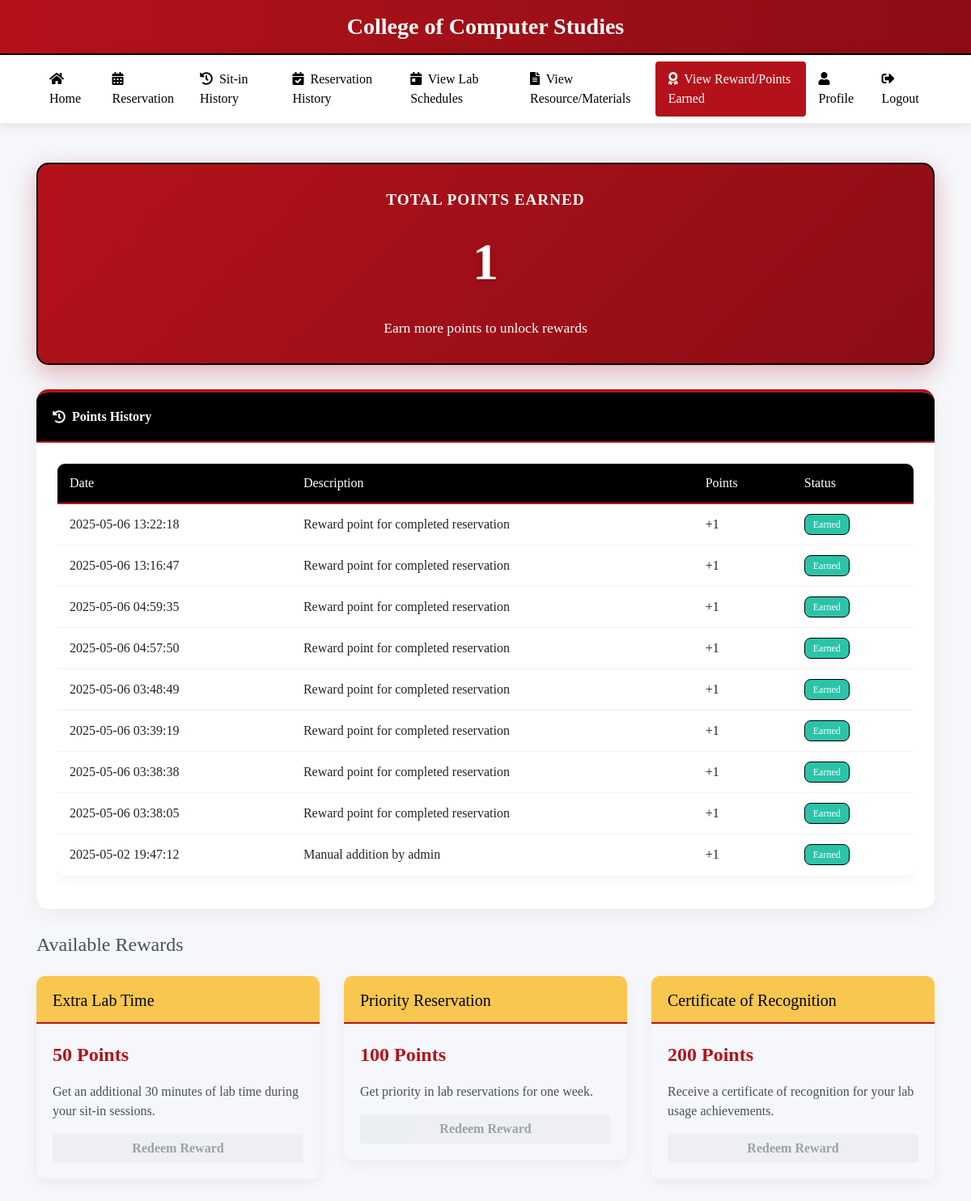
Page /view_points (signed in) on the committed database.
### tables this page shows
CREATE TABLE users
(id INTEGER PRIMARY KEY AUTOINCREMENT,
idno varchar(50),
lastname varchar(80),
firstname varchar(80),
middlename varchar(80),
course varchar(50),
year_level varchar(50),
email varchar(60),
username varchar(80),
password varchar(90), remaining_sessions INTEGER DEFAULT 30, is_admin INTEGER DEFAULT 0, profile_image TEXT, role TEXT DEFAULT 'user', points INTEGER DEFAULT 0);

CREATE TABLE points_history (
                        id INTEGER PRIMARY KEY AUTOINCREMENT,
                        student_id TEXT NOT NULL,
                        description TEXT NOT NULL,
                        points INTEGER NOT NULL,
                        created_at TEXT NOT NULL
                    , source TEXT DEFAULT "System", reason TEXT, date TEXT);

### app.py (the view, shortened to what this page needs)
@app.route('/view_points')
def view_points():
    if 'user_id' not in session:
        return redirect(url_for('login'))
    user_id = session['user_id']
    try:
        conn = get_db_connection()
        cursor = conn.cursor()
        cursor.execute('''
            SELECT * FROM users WHERE idno = ?
        ''', (user_id,))
        user = cursor.fetchone()
        cursor.execute('''
            SELECT name FROM sqlite_master
            WHERE type='table' AND name='points_history'
        ''')
        if cursor.fetchone() is not None:
            try:
                cursor.execute('PRAGMA table_info(points_history)')
                columns = [column[1] for column in cursor.fetchall()]
                if 'reason' not in columns:
                    cursor.execute('ALTER TABLE points_history ADD COLUMN reason TEXT')
                    conn.commit()
                time_column = 'created_at'
                if 'created_at' not in columns and 'timestamp' in columns:
                    time_column = 'timestamp'
                elif 'created_at' not in columns:
                    cursor.execute('ALTER TABLE points_history ADD COLUMN created_at TEXT')
                    conn.commit()
                if 'description' not in columns:
                    cursor.execute('ALTER TABLE points_history ADD COLUMN description TEXT')
                    conn.commit()
                cursor.execute(f'''
                    SELECT id, student_id, description, points, {time_column} as date_time
                    FROM points_history
                    WHERE student_id = ?
                    ORDER BY {time_column} DESC
                ''', (user_id,))
                points_history = cursor.fetchall()
            except Exception as inner_e:
                print(f"Error querying points_history: {inner_e}")
                cursor.execute('DROP TABLE points_history')
                conn.commit()
                cursor.execute('''
                    CREATE TABLE points_history (
                        id INTEGER PRIMARY KEY AUTOINCREMENT,
                        student_id TEXT NOT NULL,
                        description TEXT NOT NULL,
                        points INTEGER NOT NULL,
                        created_at TEXT NOT NULL,
                        reason TEXT,
                        source TEXT DEFAULT 'System'
                    )
                ''')
                conn.commit()
                points_history = []
        conn.close()
        return render_template('view_points.html', user=user, points_history=points_history)
    except Exception as e:
        print(f"Error fetching points: {e}")
        return render_template('view_points.html', user=None, points_history=[], error=str(e))

### app.py (called while the page is built, shortened)
def get_db_connection():
    conn = sqlite3.connect('students.db', timeout=30)
    conn.execute("PRAGMA journal_mode=WAL")  # Use Write-Ahead Logging
    conn.row_factory = sqlite3.Row
    try:
        cursor = conn.cursor()
        cursor.execute("PRAGMA table_info(users)")
        columns = [column[1] for column in cursor.fetchall()]
        cursor.execute("PRAGMA table_info(sitins)")
        sitins_columns = [column[1] for column in cursor.fetchall()]
    except Exception as e:
        print(f"Error in get_db_connection: {str(e)}")
    return conn

### templates/view_points.html (shortened to what this page needs)
<!DOCTYPE html>
<html lang="en">
<head>
<link rel="stylesheet" href="https://stackpath.bootstrapcdn.com/bootstrap/4.5.2/css/bootstrap.min.css" />
<link rel="stylesheet" href="https://cdnjs.cloudflare.com/ajax/libs/font-awesome/5.15.3/css/all.min.css">
</head>
<body>
<div class="header-banner">
    <div class="container text-center">
        <h3 class="font-weight-bold mb-0">College of Computer Studies</h3>
    </div>
</div>
<nav class="navbar navbar-expand-lg navbar-light sticky-top">
    <div class="container">
        <div class="collapse navbar-collapse" id="navbarNav">
            <ul class="navbar-nav ml-auto">
                <li class="nav-item">
                    <a class="nav-link" href="{{ url_for('user_dashboard') }}">
                        <i class="fas fa-home mr-1"></i> Home
                    </a>
                </li>
                <li class="nav-item">
                    <a class="nav-link" href="{{ url_for('reservation') }}">
                        <i class="fas fa-calendar-alt mr-1"></i> Reservation
                    </a>
                </li>
                <li class="nav-item">
                    <a class="nav-link" href="{{ url_for('sitin_history') }}">
                        <i class="fas fa-history mr-1"></i> Sit-in History
                    </a>
                </li>
                <li class="nav-item">
                    <a class="nav-link" href="{{ url_for('user_reservation_history') }}">
                        <i class="fas fa-calendar-check mr-1"></i> Reservation History
                    </a>
                </li>
                <li class="nav-item">
                    <a class="nav-link" href="{{ url_for('view_lab_schedules') }}">
                        <i class="fas fa-calendar-day mr-1"></i> View Lab Schedules
                    </a>
                </li>
                <li class="nav-item">
                    <a class="nav-link" href="{{ url_for('view_resources') }}">
                        <i class="fas fa-file-alt mr-1"></i> View Resource/Materials
                    </a>
                </li>
                <li class="nav-item active">
                    <a class="nav-link" href="{{ url_for('view_points') }}">
                        <i class="fas fa-award mr-1"></i> View Reward/Points Earned
                    </a>
                </li>
                <li class="nav-item">
                    <a class="nav-link" href="{{ url_for('profile') }}">
                        <i class="fas fa-user mr-1"></i> Profile
                    </a>
                </li>
                <li class="nav-item">
                    <a class="nav-link" href="{{ url_for('logout') }}">
                        <i class="fas fa-sign-out-alt mr-1"></i> Logout
                    </a>
                </li>
            </ul>
        </div>
    </div>
</nav>
<div class="container py-5">
    {% if user %}
        <div class="points-card">
            <div class="points-label">Total Points Earned</div>
            <div class="points-value">{{ user.points if user.points else 0 }}</div>
            <div class="reward-status">
                {% if user.points and user.points >= 100 %}
                    You're eligible for rewards!
                {% else %}
                    Earn more points to unlock rewards
                {% endif %}
            </div>
        </div>
        <div class="card">
            <div class="card-header d-flex align-items-center">
                <i class="fas fa-history mr-2"></i> Points History
            </div>
            <div class="card-body">
                {% if points_history %}
                    <div class="table-responsive">
                        <table class="table">
                            <thead>
                                <tr>
                                    <th>Date</th>
                                    <th>Description</th>
                                    <th>Points</th>
                                    <th>Status</th>
                                </tr>
                            </thead>
                            <tbody>
                                {% for entry in points_history %}
                                    <tr>
                                        <td data-label="Date">{{ entry.date_time }}</td>
                                        <td data-label="Description">{{ entry.description }}</td>
                                        <td data-label="Points">
                                            {% if entry.points > 0 %}
                                                +{{ entry.points }}
                                            {% else %}
                                                {{ entry.points }}
                                            {% endif %}
                                        </td>
                                        <td data-label="Status">
                                            {% if entry.points > 0 %}
                                                <span class="badge badge-positive">Earned</span>
                                            {% else %}
                                                <span class="badge badge-negative">Redeemed</span>
                                            {% endif %}
                                        </td>
                                    </tr>
                                {% endfor %}
                            </tbody>
                        </table>
                    </div>
                {% else %}
                    <div class="no-history">
                        <i class="fas fa-award"></i>
                        <h5>No points history available</h5>
                        <p class="text-muted">Start earning points by using the lab facilities!</p>
                    </div>
                {% endif %}
            </div>
        </div>
        <div class="rewards-section">
            <h4 class="mb-4">Available Rewards</h4>
            <div class="row">
                <div class="col-md-4">
                    <div class="reward-card">
                        <div class="card-header">
                            <h5 class="mb-0">Extra Lab Time</h5>
                        </div>
                        <div class="card-body">
                            <div class="points-required mb-3">50 Points</div>
                            <p>Get an additional 30 minutes of lab time during your sit-in sessions.</p>
                            <button class="btn btn-redeem btn-block mt-3" {% if not user.points or user.points < 50 %}disabled{% endif %}>
                                Redeem Reward
                            </button>
                        </div>
                    </div>
                </div>
                <div class="col-md-4">
                    <div class="reward-card">
                        <div class="card-header">
                            <h5 class="mb-0">Priority Reservation</h5>
                        </div>
                        <div class="card-body">
                            <div class="points-required mb-3">100 Points</div>
                            <p>Get priority in lab reservations for one week.</p>
                            <button class="btn btn-redeem btn-block mt-3" {% if not user.points or user.points < 100 %}disabled{% endif %}>
                                Redeem Reward
                            </button>
                        </div>
                    </div>
                </div>
                <div class="col-md-4">
                    <div class="reward-card">
                        <div class="card-header">
                            <h5 class="mb-0">Certificate of Recognition</h5>
                        </div>
                        <div class="card-body">
                            <div class="points-required mb-3">200 Points</div>
                            <p>Receive a certificate of recognition for your lab usage achievements.</p>
                            <button class="btn btn-redeem btn-block mt-3" {% if not user.points or user.points < 200 %}disabled{% endif %}>
                                Redeem Reward
                            </button>
                        </div>
                    </div>
                </div>
            </div>
        </div>
    {% else %}
        <div class="text-center py-5">
            <i class="fas fa-exclamation-circle fa-4x mb-3 text-muted"></i>
            <h5 class="text-muted">Unable to load user information</h5>
            <p class="text-muted">Please try again later or contact support</p>
        </div>
    {% endif %}
</div>
</body>
</html>

### templates/view_points.html (style rules this page uses)
:root { --primary-color: #B4121B; --secondary-color: #8C0D15; --accent-color: #D43A43; --light-color: #f8f9fa; --dark-color: #000000; --success-color: #2bc4a9; --warning-color: #f9c74f; --danger-color: #dc3545; }
body { font-family: Georgia, serif; background-color: #f5f7fa; color: #495057; min-height: 100vh; }
.header-banner { background: linear-gradient(to right, var(--primary-color), var(--secondary-color)); color: white; padding: 16px 0; overflow: hidden; border-bottom: 2px solid var(--dark-color); }
.header-banner::after { content: ''; position: absolute; bottom: -10px; left: 0; right: 0; height: 20px; background: #fff; border-radius: 50% 50% 0 0; }
.navbar { background-color: #fff !important; box-shadow: 0 2px 15px rgba(0,0,0,0.1); border-bottom: 1px solid rgba(180, 18, 27, 0.1); }
.navbar .nav-link { color: var(--dark-color) !important; font-weight: 500; padding: 10px 16px !important; border-radius: 4px; transition: all 0.3s ease; }
.navbar .nav-item.active .nav-link { background-color: var(--primary-color); color: white !important; }
.card { border: none; border-radius: 15px; box-shadow: 0 5px 25px rgba(0,0,0,0.05); transition: all 0.3s ease; margin-bottom: 25px; overflow: hidden; border-top: 4px solid var(--primary-color); }
.card-header { background: var(--dark-color); color: white; font-weight: 600; padding: 18px 20px; border-bottom: 2px solid var(--primary-color) !important; border-radius: 0 !important; }
.card-body { padding: 25px; }
.points-card { text-align: center; padding: 30px; border-radius: 15px; background: linear-gradient(135deg, var(--primary-color), var(--secondary-color)); color: white; margin-bottom: 30px; box-shadow: 0 10px 30px rgba(180, 18, 27, 0.3); border: 2px solid var(--dark-color); }
.points-card .points-value { font-size: 4rem; font-weight: 700; margin: 15px 0; text-shadow: 0 2px 10px rgba(0,0,0,0.2); }
.points-card .points-label { font-size: 1.2rem; font-weight: 600; text-transform: uppercase; letter-spacing: 1px; }
.points-card .reward-status { margin-top: 20px; font-size: 1.1rem; font-weight: 500; }
.table { background-color: white; border-radius: 10px; overflow: hidden; box-shadow: 0 4px 15px rgba(0,0,0,0.05); border: 1px solid rgba(180, 18, 27, 0.1); }
.table thead th { background-color: var(--dark-color); color: white; border: none; font-weight: 500; padding: 12px 15px; border-bottom: 2px solid var(--primary-color) !important; }
.table td { padding: 12px 15px; vertical-align: middle; border-color: #f0f0f0; }
.badge { padding: 6px 10px; font-weight: 500; border-radius: 8px; }
.badge-positive { background-color: var(--success-color); color: white; border: 1px solid var(--dark-color); }
.rewards-section { margin-top: 30px; }
.reward-card { border: none; border-radius: 10px; overflow: hidden; margin-bottom: 20px; box-shadow: 0 5px 15px rgba(0,0,0,0.05); transition: all 0.3s ease; border-top: 3px solid var(--warning-color); }
.reward-card .card-header { background-color: var(--warning-color); color: var(--dark-color); font-weight: 600; padding: 15px 20px; border-bottom: 1px solid rgba(0,0,0,0.1); }
.reward-card .card-body { padding: 20px; }
.reward-card .points-required { font-size: 1.5rem; font-weight: 700; color: var(--primary-color); }
.reward-card .btn-redeem { background-color: var(--warning-color); color: var(--dark-color); font-weight: 600; border: none; transition: all 0.3s ease; }
.reward-card .btn-redeem:disabled { background-color: #e9ecef; color: #6c757d; }

### rows in the picture
users: points "1"
points_history: date_time "2025-05-06 13:22:18", description "Reward point for completed reservation", points "1", shows "Earned"
points_history: date_time "2025-05-06 13:16:47", description "Reward point for completed reservation", points "1", shows "Earned"
points_history: date_time "2025-05-06 04:59:35", description "Reward point for completed reservation", points "1", shows "Earned"
points_history: date_time "2025-05-06 04:57:50", description "Reward point for completed reservation", points "1", shows "Earned"
points_history: date_time "2025-05-06 03:48:49", description "Reward point for completed reservation", points "1", shows "Earned"
points_history: date_time "2025-05-06 03:39:19", description "Reward point for completed reservation", points "1", shows "Earned"
points_history: date_time "2025-05-06 03:38:38", description "Reward point for completed reservation", points "1", shows "Earned"
points_history: date_time "2025-05-06 03:38:05", description "Reward point for completed reservation", points "1", shows "Earned"
points_history: date_time "2025-05-02 19:47:12", description "Manual addition by admin", points "1", shows "Earned"
